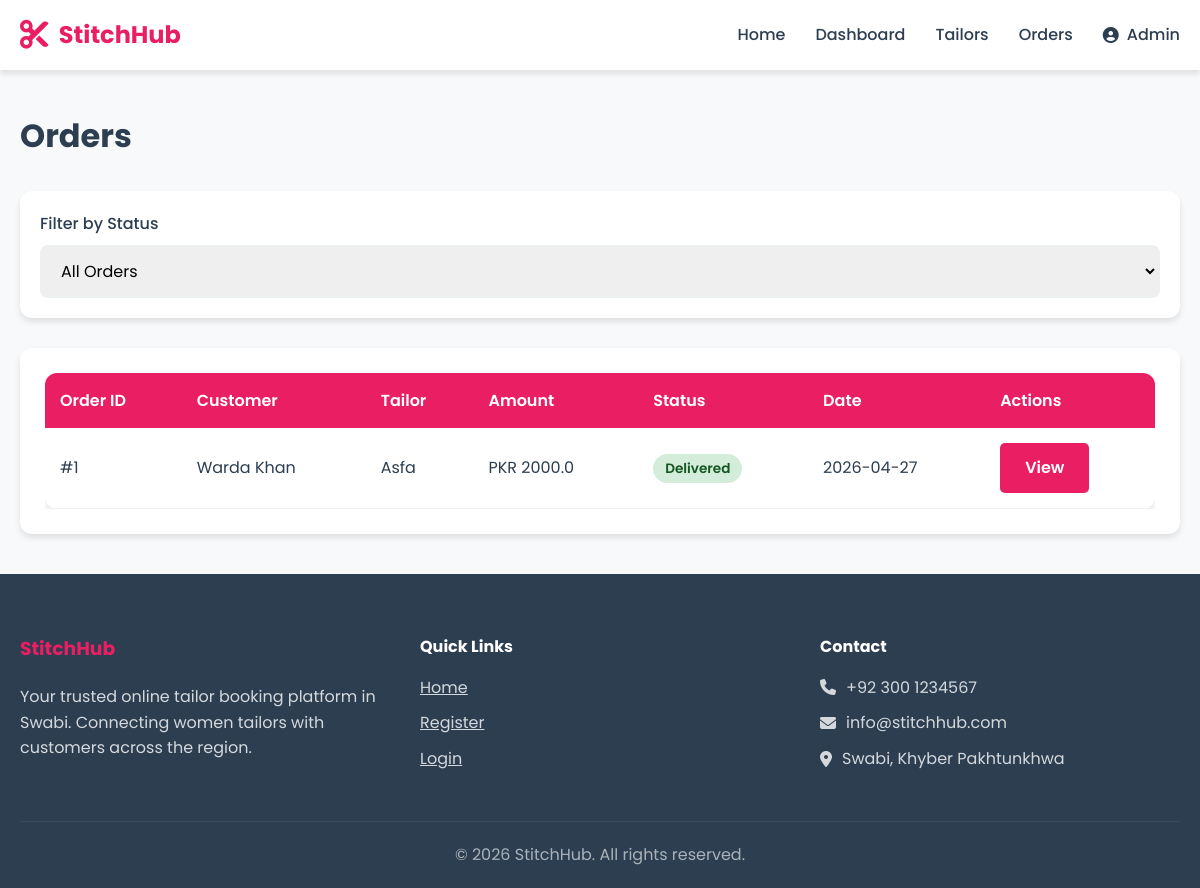
Page /admin/orders (signed in) on the committed database.
### models.py (models this page shows, shortened)
class User(db.Model, UserMixin):
    __tablename__ = 'users'
    id = db.Column(db.Integer, primary_key=True, autoincrement=True)
    name = db.Column(db.String(100), nullable=False)
    email = db.Column(db.String(100), nullable=False, unique=True)
    password = db.Column(db.String(255), nullable=False)
    role = db.Column(db.String(20), nullable=False, default='customer')
    phone = db.Column(db.String(20))
    phone_verified = db.Column(db.Boolean, default=False)
    is_verified = db.Column(db.Boolean, default=False)
    address = db.Column(db.Text)
    bio = db.Column(db.Text)
    profile_pic = db.Column(db.String(255), default='default.png')
    is_active = db.Column(db.Boolean, default=True)
    created_at = db.Column(db.DateTime, default=datetime.utcnow)
    updated_at = db.Column(db.DateTime, default=datetime.utcnow, onupdate=datetime.utcnow)
    orders_placed = db.relationship('Order', foreign_keys='Order.customer_id', lazy='dynamic')
    orders_received = db.relationship('Order', foreign_keys='Order.tailor_id', lazy='dynamic')
    measurements = db.relationship('Measurement', lazy='dynamic')
    tailor_profile = db.relationship('TailorProfile', backref='user', uselist=False)

class Order(db.Model):
    __tablename__ = 'orders'
    id = db.Column(db.Integer, primary_key=True, autoincrement=True)
    customer_id = db.Column(db.Integer, db.ForeignKey('users.id', ondelete='CASCADE'), nullable=False)
    tailor_id = db.Column(db.Integer, db.ForeignKey('users.id', ondelete='CASCADE'), nullable=False)
    design_id = db.Column(db.Integer, db.ForeignKey('designs.id', ondelete='SET NULL'))
    measurement_id = db.Column(db.Integer, db.ForeignKey('measurements.id', ondelete='SET NULL'))
    status = db.Column(db.String(20), default='pending')
    delivery_type = db.Column(db.String(20), default='pickup')
    delivery_address = db.Column(db.Text)
    total_amount = db.Column(db.Float, nullable=False)
    commission_amount = db.Column(db.Float, default=0)
    notes = db.Column(db.Text)
    created_at = db.Column(db.DateTime, default=datetime.utcnow)
    updated_at = db.Column(db.DateTime, default=datetime.utcnow, onupdate=datetime.utcnow)
    payments = db.relationship('Payment', backref='order', lazy='dynamic')
    @property
    def customer(self):
        return User.query.get(self.customer_id)
    @property
    def tailor(self):
        return User.query.get(self.tailor_id)

### app/routes/admin.py (the view)
@admin_bp.route('/orders')
@login_required
@admin_required
def orders():
    status = request.args.get('status')
    query = Order.query
    if status:
        query = query.filter_by(status=status)
    orders = query.order_by(Order.created_at.desc()).all()
    return render_template('admin/orders.html', orders=orders, status=status)

### templates/admin/orders.html (shortened to what this page needs)
{% extends "base.html" %}
{% block content %}
<div class="container">
    <div class="dashboard-header">
        <h1>Orders</h1>
    </div>
    <div class="filters">
        <form method="GET" action="{{ url_for('admin.orders') }}">
            <div class="form-group">
                <label for="status">Filter by Status</label>
                <select id="status" name="status" class="form-control" onchange="this.form.submit()">
                    <option value="">All Orders</option>
                </select>
            </div>
        </form>
    </div>
    <div class="card">
        {% if orders %}
        <div class="table-container">
            <table>
                <thead>
                    <tr>
                        <th>Order ID</th>
                        <th>Customer</th>
                        <th>Tailor</th>
                        <th>Amount</th>
                        <th>Status</th>
                        <th>Date</th>
                        <th>Actions</th>
                    </tr>
                </thead>
                <tbody>
                    {% for order in orders %}
                    <tr>
                        <td>#{{ order.id }}</td>
                        <td>{{ order.customer.name }}</td>
                        <td>{{ order.tailor.name }}</td>
                        <td>PKR {{ order.total_amount }}</td>
                        <td>
                            <span class="badge badge-{{ order.status }}">{{ order.status|title }}</span>
                        </td>
                        <td>{{ order.created_at.strftime('%Y-%m-%d') }}</td>
                        <td>
                            <a href="{{ url_for('admin.order_detail', order_id=order.id) }}" class="btn btn-primary btn-sm">View</a>
                        </td>
                    </tr>
                    {% endfor %}
                </tbody>
            </table>
        </div>
        {% else %}
        <div class="empty-state">
            <i class="fas fa-shopping-bag"></i>
            <p>No orders found.</p>
        </div>
        {% endif %}
    </div>
</div>
{% endblock %}

### templates/base.html (shortened to what this page needs)
<!DOCTYPE html>
<html lang="en">
<head>
    <link rel="stylesheet" href="{{ url_for('static', filename='css/style.css') }}">
    <link rel="stylesheet" href="https://cdnjs.cloudflare.com/ajax/libs/font-awesome/6.4.0/css/all.min.css">
</head>
<body>
    <nav class="navbar">
        <div class="container">
            <div class="logo">
                <i class="fas fa-scissors"></i>
                <span>StitchHub</span>
            </div>
            <ul class="nav-links">
                <li><a href="{{ url_for('index') }}">Home</a></li>
                {% if current_user.is_authenticated %}
                    {% if current_user.role == 'admin' %}
                        <li><a href="{{ url_for('admin.dashboard') }}">Dashboard</a></li>
                        <li><a href="{{ url_for('admin.tailors') }}">Tailors</a></li>
                        <li><a href="{{ url_for('admin.orders') }}">Orders</a></li>
                    {% elif current_user.role == 'tailor' %}
                        <li><a href="{{ url_for('tailor.dashboard') }}">Dashboard</a></li>
                        <li><a href="{{ url_for('tailor.designs') }}">Designs</a></li>
                        <li><a href="{{ url_for('tailor.orders') }}">Orders</a></li>
                    {% else %}
                        <li><a href="{{ url_for('customer.dashboard') }}">Dashboard</a></li>
                        <li><a href="{{ url_for('customer.tailors') }}">Find Tailors</a></li>
                        <li><a href="{{ url_for('customer.measurements') }}">Measurements</a></li>
                    {% endif %}
                    <li class="user-menu">
                        <a href="#" class="user-toggle">
                            <i class="fas fa-user-circle"></i> {{ current_user.name }}
                        </a>
                    </li>
                {% else %}
                    <li><a href="{{ url_for('auth.login') }}">Login</a></li>
                    <li><a href="{{ url_for('auth.register') }}" class="btn btn-primary">Register</a></li>
                {% endif %}
            </ul>
        </div>
    </nav>
    <main>
        {% block content %}{% endblock %}
    </main>
    <footer class="footer">
        <div class="container">
            <div class="footer-content">
                <div class="footer-section">
                    <h3>StitchHub</h3>
                    <p>Your trusted online tailor booking platform in Swabi. Connecting women tailors with customers across the region.</p>
                </div>
                <div class="footer-section">
                    <h4>Quick Links</h4>
                    <ul>
                        <li><a href="{{ url_for('index') }}">Home</a></li>
                        <li><a href="{{ url_for('auth.register') }}">Register</a></li>
                        <li><a href="{{ url_for('auth.login') }}">Login</a></li>
                    </ul>
                </div>
                <div class="footer-section">
                    <h4>Contact</h4>
                    <p><i class="fas fa-phone"></i> +92 300 1234567</p>
                    <p><i class="fas fa-envelope"></i> info@stitchhub.com</p>
                    <p><i class="fas fa-map-marker-alt"></i> Swabi, Khyber Pakhtunkhwa</p>
                </div>
            </div>
            <div class="footer-bottom">
                <p>&copy; 2026 StitchHub. All rights reserved.</p>
            </div>
        </div>
    </footer>
</body>
</html>

### static/css/style.css (style rules this page uses)
:root { --primary-color: #e91e63; --primary-dark: #c2185b; --primary-light: #fce4ec; --secondary-color: #2c3e50; --accent-color: #ff6b6b; --success-color: #27ae60; --warning-color: #f39c12; --danger-color: #e74c3c; --info-color: #3498db; --light-color: #ecf0f1; --dark-color: #2c3e50; --gray-color: #95a5a6; --white: #ffffff; --shadow: 0 4px 6px rgba(0, 0, 0, 0.1); --shadow-lg: 0 10px 25px rgba(0, 0, 0, 0.15); --transition: all 0.3s ease; }
* { margin: 0; padding: 0; box-sizing: border-box; }
body { font-family: 'Poppins', sans-serif; background-color: #f8f9fa; color: var(--secondary-color); line-height: 1.6; min-height: 100vh; display: flex; flex-direction: column; }
.container { max-width: 1200px; margin: 0 auto; padding: 0 20px; }
.navbar { background: var(--white); box-shadow: var(--shadow); position: sticky; top: 0; z-index: 1000; }
.navbar .container { display: flex; justify-content: space-between; align-items: center; height: 70px; }
.logo { display: flex; align-items: center; gap: 10px; font-size: 1.5rem; font-weight: 700; color: var(--primary-color); }
.logo i { font-size: 1.8rem; }
.nav-links { display: flex; list-style: none; align-items: center; gap: 30px; }
.nav-links a { text-decoration: none; color: var(--secondary-color); font-weight: 500; transition: var(--transition); }
.btn { padding: 12px 25px; border: none; border-radius: 5px; cursor: pointer; font-weight: 600; text-decoration: none; display: inline-block; transition: var(--transition); }
.btn-primary { background: var(--primary-color); color: var(--white); }
.user-menu { position: relative; }
.user-toggle { display: flex; align-items: center; gap: 8px; cursor: pointer; }
main { flex: 1; padding: 40px 0; }
.card { background: var(--white); border-radius: 12px; box-shadow: var(--shadow); padding: 25px; transition: var(--transition); }
.form-group { margin-bottom: 20px; }
.form-group label { display: block; margin-bottom: 8px; font-weight: 500; color: var(--secondary-color); }
.form-control { width: 100%; padding: 12px 15px; border: 2px solid var(--light-color); border-radius: 8px; font-size: 1rem; font-family: inherit; transition: var(--transition); }
.dashboard-header { margin-bottom: 30px; }
.dashboard-header h1 { color: var(--secondary-color); margin-bottom: 10px; }
.table-container { overflow-x: auto; }
table { width: 100%; border-collapse: collapse; background: var(--white); border-radius: 12px; overflow: hidden; box-shadow: var(--shadow); }
thead { background: var(--primary-color); color: var(--white); }
th, td { padding: 15px; text-align: left; }
th { font-weight: 600; }
tbody tr { border-bottom: 1px solid var(--light-color); transition: var(--transition); }
.badge { padding: 5px 12px; border-radius: 20px; font-size: 0.85rem; font-weight: 600; }
.badge-delivered { background: #d4edda; color: #155724; }
.filters { background: var(--white); padding: 20px; border-radius: 12px; margin-bottom: 30px; box-shadow: var(--shadow); }
.filters form { display: flex; gap: 15px; flex-wrap: wrap; align-items: end; }
.filters .form-group { margin-bottom: 0; flex: 1; min-width: 200px; }
.footer { background: var(--secondary-color); color: var(--white); padding: 60px 0 20px; margin-top: auto; }
.footer-content { display: grid; grid-template-columns: repeat(auto-fit, minmax(250px, 1fr)); gap: 40px; margin-bottom: 40px; }
.footer-section h3 { color: var(--primary-color); margin-bottom: 20px; }
.footer-section h4 { margin-bottom: 15px; }
.footer-section ul { list-style: none; }
.footer-section ul li { margin-bottom: 10px; }
.footer-section a { color: var(--white); opacity: 0.8; transition: var(--transition); }
.footer-section p { display: flex; align-items: center; gap: 10px; margin-bottom: 10px; opacity: 0.8; }
.footer-bottom { text-align: center; padding-top: 20px; border-top: 1px solid rgba(255, 255, 255, 0.1); opacity: 0.6; }

### rows in the picture
User: name "Admin"
Order: id "1", customer.name "Warda Khan", tailor.name "Asfa", total_amount "2000.0", status "Delivered", created_at "2026-04-27"
